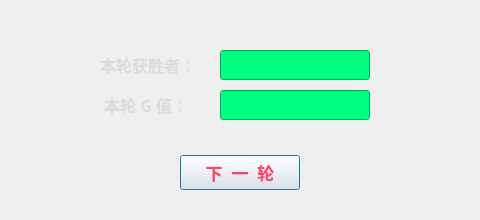
<?xml version="1.0" encoding="UTF-8"?>
<ui version="4.0">
 <class>result</class>
 <widget class="QDialog" name="result">
  <property name="geometry">
   <rect>
    <x>0</x>
    <y>0</y>
    <width>480</width>
    <height>220</height>
   </rect>
  </property>
  <property name="windowTitle">
   <string>本轮结算</string>
  </property>
  <widget class="QLabel" name="label1">
   <property name="geometry">
    <rect>
     <x>100</x>
     <y>50</y>
     <width>100</width>
     <height>30</height>
    </rect>
   </property>
   <property name="font">
    <font>
     <family>Segoe Print</family>
     <pointsize>12</pointsize>
     <weight>75</weight>
     <bold>true</bold>
    </font>
   </property>
   <property name="styleSheet">
    <string notr="true">color: rgb(220, 220, 220);</string>
   </property>
   <property name="text">
    <string>本轮获胜者：</string>
   </property>
  </widget>
  <widget class="QLineEdit" name="line1">
   <property name="geometry">
    <rect>
     <x>220</x>
     <y>50</y>
     <width>150</width>
     <height>30</height>
    </rect>
   </property>
   <property name="font">
    <font>
     <family>Segoe Print</family>
     <pointsize>14</pointsize>
    </font>
   </property>
   <property name="styleSheet">
    <string notr="true">color: rgb(0, 85, 255);
background-color: rgb(0, 255, 127);</string>
   </property>
   <property name="text">
    <string/>
   </property>
   <property name="dragEnabled">
    <bool>true</bool>
   </property>
   <property name="readOnly">
    <bool>true</bool>
   </property>
  </widget>
  <widget class="QLabel" name="label2">
   <property name="geometry">
    <rect>
     <x>100</x>
     <y>90</y>
     <width>100</width>
     <height>30</height>
    </rect>
   </property>
   <property name="font">
    <font>
     <family>Segoe Print</family>
     <pointsize>12</pointsize>
     <weight>75</weight>
     <bold>true</bold>
    </font>
   </property>
   <property name="styleSheet">
    <string notr="true">color: rgb(220, 220, 220);</string>
   </property>
   <property name="text">
    <string> 本轮 G 值：</string>
   </property>
  </widget>
  <widget class="QLineEdit" name="line2">
   <property name="geometry">
    <rect>
     <x>220</x>
     <y>90</y>
     <width>150</width>
     <height>30</height>
    </rect>
   </property>
   <property name="font">
    <font>
     <family>Segoe Print</family>
     <pointsize>14</pointsize>
    </font>
   </property>
   <property name="styleSheet">
    <string notr="true">color: rgb(0, 85, 255);
background-color: rgb(0, 255, 127);</string>
   </property>
   <property name="text">
    <string/>
   </property>
   <property name="dragEnabled">
    <bool>true</bool>
   </property>
   <property name="readOnly">
    <bool>true</bool>
   </property>
  </widget>
  <widget class="MyButton" name="next">
   <property name="geometry">
    <rect>
     <x>180</x>
     <y>155</y>
     <width>120</width>
     <height>35</height>
    </rect>
   </property>
   <property name="palette">
    <palette>
     <active>
      <colorrole role="ButtonText">
       <brush brushstyle="SolidPattern">
        <color alpha="255">
         <red>254</red>
         <green>67</green>
         <blue>101</blue>
        </color>
       </brush>
      </colorrole>
     </active>
     <inactive>
      <colorrole role="ButtonText">
       <brush brushstyle="SolidPattern">
        <color alpha="255">
         <red>254</red>
         <green>67</green>
         <blue>101</blue>
        </color>
       </brush>
      </colorrole>
     </inactive>
     <disabled>
      <colorrole role="ButtonText">
       <brush brushstyle="SolidPattern">
        <color alpha="255">
         <red>120</red>
         <green>120</green>
         <blue>120</blue>
        </color>
       </brush>
      </colorrole>
     </disabled>
    </palette>
   </property>
   <property name="font">
    <font>
     <family>微软雅黑</family>
     <pointsize>13</pointsize>
     <weight>75</weight>
     <bold>true</bold>
    </font>
   </property>
   <property name="text">
    <string>下  一  轮</string>
   </property>
  </widget>
  <widget class="QLabel" name="label">
   <property name="geometry">
    <rect>
     <x>0</x>
     <y>0</y>
     <width>480</width>
     <height>220</height>
    </rect>
   </property>
   <property name="styleSheet">
    <string notr="true">border-image: url(:/res/back_ground_2.jpg);</string>
   </property>
   <property name="text">
    <string/>
   </property>
  </widget>
  <zorder>label</zorder>
  <zorder>label1</zorder>
  <zorder>line1</zorder>
  <zorder>label2</zorder>
  <zorder>line2</zorder>
  <zorder>next</zorder>
 </widget>
 <customwidgets>
  <customwidget>
   <class>MyButton</class>
   <extends>QPushButton</extends>
   <header>mybutton.h</header>
  </customwidget>
 </customwidgets>
 <resources/>
 <connections/>
</ui>
